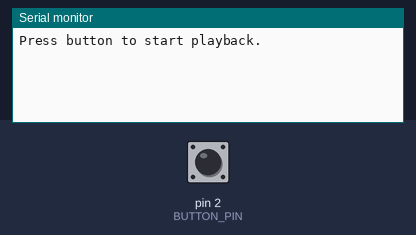
This sketch was run on a simulated Arduino Uno, built with avr-gcc and run on an emulated ATmega328P. On the bench: the last lines printed to the serial monitor. Inputs (shaded band) come from the test bench; at power-on: pin 2 (BUTTON_PIN) HIGH. Storage starts empty; the audio player accepts every command and is not drawn.

Above: at 1.2 s.
1.3 s: pin 2 (BUTTON_PIN) pulled LOW for 0.15 s
At 2.0 s:
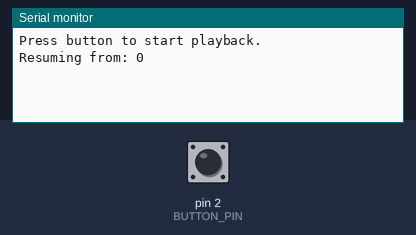
2.9 s: pin 2 (BUTTON_PIN) pulled LOW for 1 s
At 4.4 s:
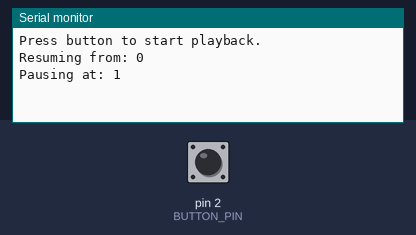
5.4 s: pin 2 (BUTTON_PIN) pulled LOW for 0.15 s
At 6.3 s:
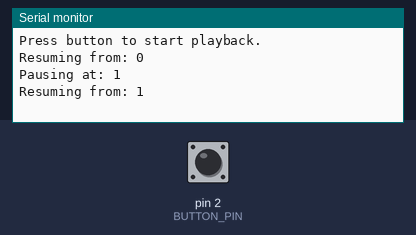

Measured:
- after the input at 1.3 s, the serial monitor: prints a new line after 0.05 s (image 1)
- after the input at 2.9 s, the serial monitor: prints a new line after 0.05 s (image 2)
- after the input at 5.4 s, the serial monitor: prints a new line after 0.05 s (image 3)

The sketch:

play.ino
```cpp
#include <SPI.h>
#include <SD.h>
#include <TMRpcm.h>

#define SD_ChipSelectPin 10  // SD card module CS pin
#define BUTTON_PIN 2         // Button to toggle play/pause
#define SPEAKER_PIN 9        // Speaker pin

TMRpcm audio;
bool isPlaying = false;
unsigned long playStartTime = 0;  // Start time when playing
unsigned long pausedTime = 0;      // Track elapsed time before pause

void setup() {
  pinMode(BUTTON_PIN, INPUT_PULLUP);
  SD.begin(SD_ChipSelectPin);
  audio.speakerPin = SPEAKER_PIN;

  Serial.begin(9600);
  Serial.println("Press button to start playback.");
}

void loop() {
  static bool lastButtonState = HIGH;
  bool buttonState = digitalRead(BUTTON_PIN);

  // Detect button press (falling edge)
  if (lastButtonState == HIGH && buttonState == LOW) {
    delay(50);  // Debounce

    if (isPlaying) {
      pausedTime += millis() - playStartTime;  // Save elapsed time
      Serial.print("Pausing at: ");
      Serial.println(pausedTime / 1000); // Convert to seconds
      audio.stopPlayback();  // Stop playback
      isPlaying = false;
    } else {
      Serial.print("Resuming from: ");
      Serial.println(pausedTime / 1000);
      audio.play("music.wav", pausedTime / 1000);  // Restart from estimated time
      playStartTime = millis();  // Reset play start time
      isPlaying = true;
    }
  }

  lastButtonState = buttonState;
}
```

switch.ino
```cpp
//#include "SD.h"         // SD card library
//#include "TMRpcm.h"     // Audio File Library
//#include "SPI.h"        // SPI library for SD card
//
//#define SD_ChipSelectPin 10
//
//TMRpcm music;
//int song_number = 1;
//bool isPaused = false;
//
//const int button1 = 2;  // Next song
//const int button2 = 3;  // Pause/Resume Toggle
//
//// ** Function Prototype **
//void playSong(int song_number);
//
//void setup() {
//    music.speakerPin = 9;  // Audio output pin from Arduino
//    Serial.begin(9600);
//
//    if (!SD.begin(SD_ChipSelectPin)) {
//        Serial.println("SD Initialization Failed!");
//        while (1);  // Stop execution
//    }
//    Serial.println("SD Card Initialized");
//
//    music.setVolume(7);  // Volume level (0 to 7)
//    music.quality(1);    // Set 1 for 2x oversampling, Set 0 for normal
//
//    pinMode(button1, INPUT_PULLUP);
//    pinMode(button2, INPUT_PULLUP);
//
//    playSong(song_number);
//}
//
//void loop() {
//    if (digitalRead(button1) == LOW) {
//        changeSong();
//        delay(300);  // Debounce delay
//    }
//    if (digitalRead(button2) == LOW) {
//        togglePause();
//        delay(300);  // Debounce delay
//    }
//}
//
//void changeSong() {
//    song_number++;
//    if (song_number > 7) {
//        song_number = 1;
//    }
//    Serial.print("Playing Song: ");
//    Serial.println(song_number);
//    playSong(song_number);
//}
//
//void togglePause() {
//    if (music.isPlaying()) {
//        Serial.println("Paused");
//        music.pause();
//        isPaused = true;
//    } else {
//        Serial.println("Resumed");
//        playSong(song_number);  // Restart song
//        isPaused = false;
//    }
//}
//
//// ** Function Definition: playSong() **
//void playSong(int song_number) {
//    char filename[10];  // Buffer to hold filename (e.g., "1.wav\0")
//    sprintf(filename, "%d.wav", song_number);  // Convert to C-string
//    Serial.print("Playing: ");
//    Serial.println(filename);
//    music.play(filename);  // Play the audio file
//}

//#include "SD.h" //SD card library
//#include "TMRpcm.h" //Audio File Library
//#include "SPI.h" //SPI library for SD card
//#define SD_ChipSelectPin 10
//
//TMRpcm music;
//int button1, button2;
//
//int song_number=0;
//boolean play_pause;
//
//void setup()
//{
//music.speakerPin = 9; //Audio output pin from Arduino
//Serial.begin(9600);
//if (!SD.begin(10))
//{
//Serial.println("SD fail");
//return;
//}
//Serial.println("ok");
//pinMode(2, INPUT_PULLUP); //Pull up for change track switch
//pinMode(3, INPUT_PULLUP); //Pull up for play/pause switch
////pinMode(3, INPUT_PULLUP); //Pull up for fast forward
//music.setVolume(5); // 0 to 7. Set volume level
//music.quality(1); // Set 1 for 2x oversampling Set 0 for normal
//}
//
//void loop()
//{
//button1 = digitalRead(2);
//button2 = digitalRead(3);
//
//bool isPlaying = false;
//
//
//    if (digitalRead(buttonPin) == LOW) {
//        delay(200);  // Debounce delay
//
//        isPlaying = !isPlaying;
//        Serial.println(isPlaying ? "Play" : "Pause");
//
//        while (digitalRead(buttonPin) == LOW); // Wait for button release
//    }
//
////if (button1 == LOW) //Button 1 Pressed
//{
//song_number++;
//if (song_number==7)
//{song_number=1;}
//if (song_number ==1)
//{music.play("1.wav",25);} //Play song 1 from 10th second
//if (song_number ==2)
//{music.play("2.wav",20);} //Play song 2 from 33rd second
//if (song_number ==3)
//{music.play("3.wav",15);} //Play song 3 from start
//if (song_number ==4)
//{music.play("4.wav",71);} //Play song 4 from 25th second
//if (song_number ==5)
//{music.play("5.wav");} //Play song 5 from start
//if (song_number ==6)
//{music.play("6.wav",58);} //Play song 6 from start }
//}
//delay(200);
//}
////
//
//#include "SD.h"         // SD card library
//#include "TMRpcm.h"     // Audio File Library
//#include "SPI.h"        // SPI library for SD card
//
//#define SD_ChipSelectPin 10
//
//TMRpcm music;
//int song_number = 1;
//bool isPaused = false;
//int lastSong = 1;
//
//const int button1 = 2;  // Next song
//const int button2 = 3;  // Pause
//const int button3 = 4;  // Resume
//
//void setup() {
//    music.speakerPin = 9;  // Audio output pin from Arduino
//    Serial.begin(9600);
//
//    if (!SD.begin(SD_ChipSelectPin)) {
//        return;
//    }
//    Serial.println("SD Card OK");
//
//    music.setVolume(3);  // 0 to 7. Set volume level
//    music.quality(1);    // Set 1 for 2x oversampling, Set 0 for normal
//
//    pinMode(button1, INPUT_PULLUP);
//    pinMode(button2, INPUT_PULLUP);
//    pinMode(button3, INPUT_PULLUP);
//}
//
//void loop() {
//    if (digitalRead(button1) == LOW) {
//        changeSong();
//        delay(300);  // Debounce delay
//    }
//    if (digitalRead(button2) == LOW) {
//        pauseSong();
//        delay(300);
//    }
//    if (digitalRead(button3) == LOW) {
//        resumeSong();
//        delay(300);
//    }
//}
//
//void changeSong() {
//    song_number++;
//    if (song_number == 7) {
//        song_number = 1;
//    }
//    Serial.print("Playing Song: ");
//    playSong(song_number);
//}
//
//
//
//void pauseSong() {
//    if (music.isPlaying()) {
//        Serial.println("Paused");
//        music.pause();  // Stop playback
//        isPaused = true;
//        lastSong = song_number;
//    }
//}
//
//void resumeSong() {
//    if (isPaused) {
//        Serial.print("Resuming Song: ");
//        Serial.println(lastSong);
//        playSong(lastSong);
//        isPaused = false;
//    }
//}
//
//void playSong(int song_number) {
//    switch (song_number) {
//        case 1: music.play("1.wav", 25); break;
//        case 2: music.play("2.wav", 20); break;
//        case 3: music.play("3.wav", 15); break;
//        case 4: music.play("4.wav", 71); break;
//        case 5: music.play("5.wav", 60); break;
//        case 6: music.play("6.wav", 58); break;
//    }
//}

//
//#include "SD.h"         // SD card library
//#include "TMRpcm.h"     // Audio File Library
//#include "SPI.h"        // SPI library for SD card
//
//#define SD_ChipSelectPin 10
//
//TMRpcm music;
//int song_number = 1;
//bool isPaused = false;
//unsigned long startTime = 0;  // Store start time
//unsigned long pauseTime = 0;  // Store paused position
//
//const int button1 = 2;  // Next song
//const int button2 = 3;  // Pause
//const int button3 = 4;  // Resume
//
//// ** Function Prototypes (Important) **
//void playSong(int song_number, int startOffset = 0);
//
//void setup() {
//    music.speakerPin = 9;  // Audio output pin from Arduino
//    Serial.begin(9600);
//
//    if (!SD.begin(SD_ChipSelectPin)) {
//        Serial.println("SD fail");
//        return;
//    }
//    Serial.println("SD Card OK");
//
//    music.setVolume(3);  // 0 to 7. Set volume level
//    music.quality(1);    // Set 1 for 2x oversampling, Set 0 for normal
//
//    pinMode(button1, INPUT_PULLUP);
//    pinMode(button2, INPUT_PULLUP);
//    pinMode(button3, INPUT_PULLUP);
//}
//
//void loop() {
//    if (digitalRead(button1) == LOW) {
//        changeSong();
//        delay(300);  // Debounce delay
//    }
//    if (digitalRead(button2) == LOW) {
//        pauseSong();
//
//    }
//    if (digitalRead(button3) == LOW) {
//        resumeSong();
//        delay(300);
//    }
//}
//
//void changeSong() {
//    song_number++;
//    if (song_number > 6) {
//        song_number = 1;
//    }
//    Serial.print("Playing Song: ");
//    Serial.println(song_number);
//    playSong(song_number);
//}
//
//void pauseSong() {
//    if (music.isPlaying()) {
//        Serial.println("Paused");
//        music.pause();  // Stop playback
//        isPaused = true;
//        pauseTime = millis() - startTime; // Store elapsed time
//    }
//}
//
//void resumeSong() {
//    if (isPaused) {
//        Serial.print("Resuming from: ");
//        Serial.println(pauseTime / 1000);  // Convert ms to seconds
//        playSong(song_number, pauseTime / 1000);  // Resume from last position
//        isPaused = false;
//    }
//}
//
//// ** Function Definition: playSong() **
//void playSong(int song_number, int startOffset) {
//    startTime = millis();  // Reset start time
//    switch (song_number) {
//        case 1: music.play("1.wav", 25 + startOffset); break;
//        case 2: music.play("2.wav", 20 + startOffset); break;
//        case 3: music.play("3.wav", 15 + startOffset); break;
//        case 4: music.play("4.wav", 71 + startOffset); break;
//        case 5: music.play("5.wav", 60 + startOffset); break;
//        case 6: music.play("6.wav", 58 + startOffset); break;
//    }
//}
//
//#include "SD.h"         // SD card library
//#include "TMRpcm.h"     // Audio File Library
//#include "SPI.h"        // SPI library for SD card
//
//#define SD_ChipSelectPin 10
//
//TMRpcm music;
//int song_number = 1;
//bool isPaused = false;
//unsigned long startTime = 0;  // Store start time
//unsigned long pauseTime = 0;  // Store paused position
//
//const int button1 = 2;  // Next song
//const int button2 = 3;  // Pause
//const int button3 = 4;  // Resume
//
//// ** Function Prototypes (Important) **
//void playSong(int song_number, int startOffset = 0);
//
//void setup() {
//    music.speakerPin = 9;  // Audio output pin from Arduino
//    Serial.begin(9600);
//    SD.begin(10);
//    if (!SD.begin(SD_ChipSelectPin)) {
//        Serial.println("SD fail");
//        return;
//    }
//    Serial.println("SD Card OK");
//
//    music.setVolume(4);  // 0 to 7. Set volume level
//    music.quality(1);    // Set 1 for 2x oversampling, Set 0 for normal
//
//    pinMode(button1, INPUT_PULLUP);
//    pinMode(button2, INPUT_PULLUP);
//    pinMode(button3, INPUT_PULLUP);
//}
//
//void loop() {
//
//  if (!SD.begin(SD_ChipSelectPin)) {
//        Serial.println("SD fail");
//        return;
//    }
//    Serial.println("SD Card OK");
//
//    if (digitalRead(button1) == LOW) {
//        changeSong();
//        delay(300);  // Debounce delay
//    }
//    if (digitalRead(button2) == LOW) {
//        pauseSong();
//
//    }
//    if (digitalRead(button3) == LOW) {
//        resumeSong();
//        delay(300);
//    }
//}
//
//void changeSong() {
//    song_number++;
//    if (song_number > 7) {
//        song_number = 1;
//    }
//    Serial.print("Playing Song: ");
//    Serial.println(song_number);
//    playSong(song_number);
//}
//
//void pauseSong() {
//    if (music.isPlaying()) {
//        Serial.println("Paused");
//        music.pause();  // Stop playback
//        isPaused = true;
//        pauseTime = millis() - startTime; // Store elapsed time
//    }
//}
//
//void resumeSong() {
//    if (isPaused) {
//        Serial.print("Resuming from: ");
//        Serial.println(pauseTime / 1000);  // Convert ms to seconds
//        playSong(song_number, pauseTime / 1000);  // Resume from last position
//        isPaused = false;
//    }
//}
//
//// ** Function Definition: playSong() **
//void playSong(int song_number, int startOffset) {
//    startTime = millis();  // Reset start time
//    switch (song_number) {
//        case 1: music.play("1.wav", 30 + startOffset); break;
//        case 2: music.play("2.wav", 20 + startOffset); break;
//        case 3: music.play("3.wav", 17 + startOffset); break;
//        case 4: music.play("4.wav", 61 + startOffset); break;
//        case 5: music.play("5.wav", 40 + startOffset); break;
//        case 6: music.play("6.wav", 50 + startOffset); break;
//        case 7: music.play("7.wav", 50 + startOffset); break;
//    }
//}
```
